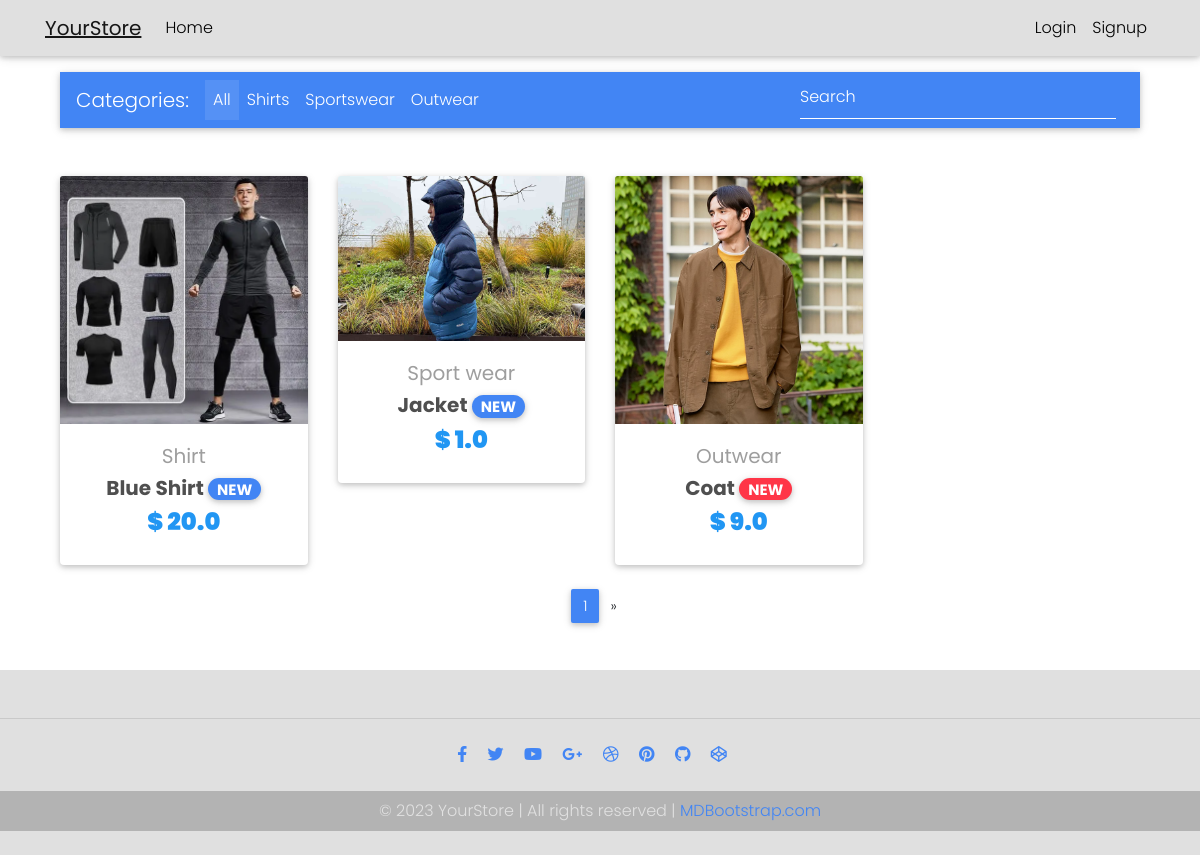
The page / on the database its author committed.
### core/models.py (models this page shows, shortened)
class Item(models.Model):
    title = models.CharField(max_length=100)
    price = models.FloatField()
    discount_price = models.FloatField(blank=True, null=True)
    category = models.CharField(choices=CATEGORY_CHOICES, max_length=2)
    label = models.CharField(choices=LABEL_CHOICES, max_length=1)
    slug = models.SlugField()
    description = models.TextField()
    image = models.ImageField()
    def get_absolute_url(self):
        return reverse("core:product", kwargs={
            'slug': self.slug
        })

### core/views.py (the view)
# urls.py: path('', HomeView.as_view(), name='home'),
class HomeView(ListView):
    model = Item
    paginate_by = 3
    template_name = "home.html"

### templates/home.html (shortened to what this page needs)
{% extends "base.html" %}
{% block content %}
<main>
  <div class="container">
    <nav class="navbar navbar-expand-lg navbar-dark bg-primary mb-5">
      <span class="navbar-brand">Categories:</span>
      <div class="collapse navbar-collapse" id="basicExampleNav">
        <ul class="navbar-nav mr-auto">
          <li class="nav-item active">
            <a class="nav-link" href="#" data-category="all">All</a>
          </li>
          <li class="nav-item">
            <a class="nav-link" href="#" data-category="Shirt">Shirts</a>
          </li>
          <li class="nav-item">
            <a class="nav-link" href="#" data-category="sportswear">Sportswear</a>
          </li>
          <li class="nav-item">
            <a class="nav-link" href="#" data-category="outwear">Outwear</a>
          </li>
        </ul>
        <form class="form-inline">
          <div class="md-form my-0">
            <input class="form-control mr-sm-2" type="text" placeholder="Search" aria-label="Search">
          </div>
        </form>
      </div>
    </nav>
    <section class="row" id="product-list">
      {% for item in object_list %}
      <div class="col-lg-3 col-md-6 mb-4" data-category="{{ item.category }}">
        <div class="card">
          <div class="view overlay">
            <img src="{{ item.image.url }}" class="card-img-top" alt="{{ item.title }}">
          </div>
          <div class="card-body text-center">
            <a href="#" class="grey-text">
              <h5>{{ item.get_category_display }}</h5>
            </a>
            <h5>
              <strong>
                <a href="{{ item.get_absolute_url }}" class="dark-grey-text">{{ item.title }}</a>
                <span class="badge badge-pill {{item.get_label_display}}-color">NEW</span>
              </strong>
            </h5>
            <h4 class="font-weight-bold blue-text">
              <strong>
                $
                {% if item.discount_price %}
                {{ item.discount_price }}
                {% else %}
                {{ item.price }}
                {% endif %}
              </strong>
            </h4>
          </div>
        </div>
      </div>
      {% endfor %}
    </section>
    {% if is_paginated %}
    <nav class="d-flex justify-content-center wow fadeIn">
      <ul class="pagination pg-blue">
        <li class="page-item active">
          <a class="page-link" href="?page={{ page_obj.number }}">{{ page_obj.number }}</a>
        </li>
        {% if page_obj.has_next %}
        <li class="page-item">
          <a class="page-link" href="?page={{ page_obj.next_page_number }}" aria-label="Next">
            <span aria-hidden="true">&raquo;</span>
          </a>
        </li>
        {% endif %}
      </ul>
    </nav>
    {% endif %}
  </div>
</main>
{% endblock content %}

### templates/base.html (style rules this page uses)
html, body, header, .carousel { height: 60vh; }
* { font-family: 'Montserrat', sans-serif; font-family: 'Mulish', sans-serif; font-family: 'Poppins', sans-serif; }

### rows shown on the page
Item: image (picture), category "Shirt", title "Blue Shirt", discount_price "20.0"
Item: image (picture), category "Sport wear", title "Jacket", discount_price "1.0"
Item: image (picture), category "Outwear", title "Coat", discount_price "9.0"

### other values the page prints
{{ page_obj.number }} "1"
